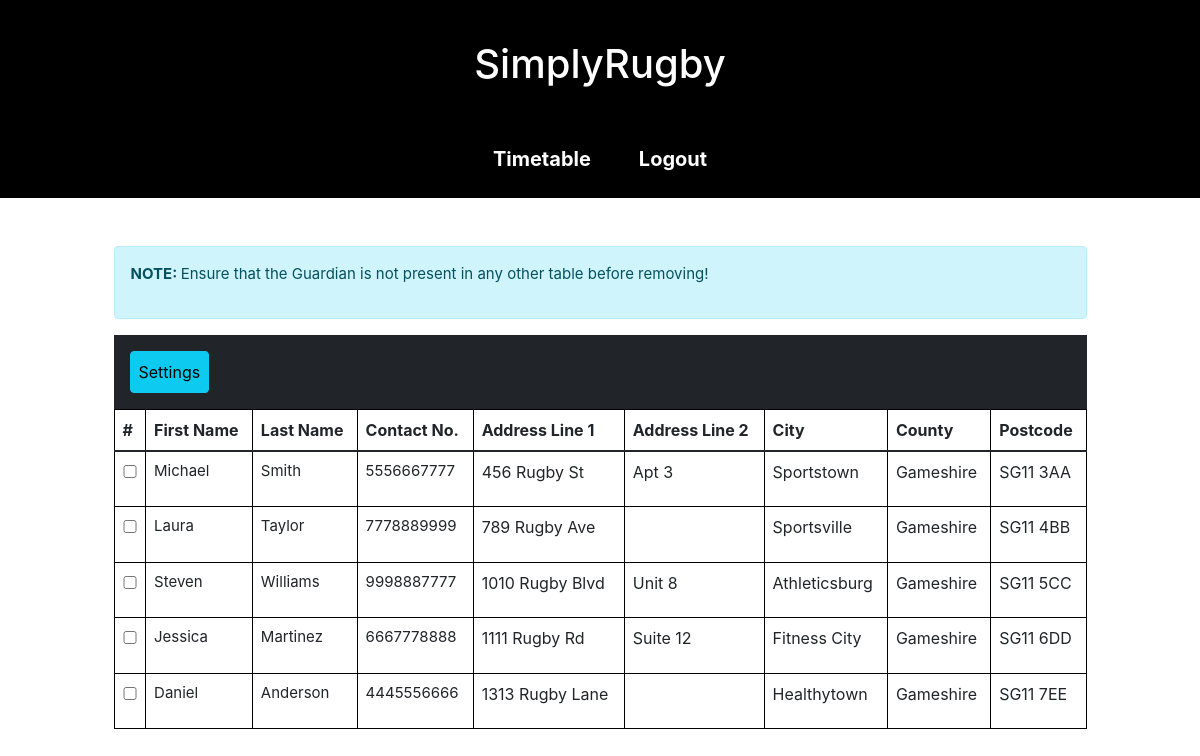
The page /guardian-list.php (signed in) on the database its author committed.
### tables this page shows
CREATE TABLE guardians(
  guardian_id INT AUTO_INCREMENT PRIMARY KEY,
  address_id INT NOT NULL,
  guardian_first_name varchar(48) NOT NULL,
  guardian_last_name varchar(48) NOT NULL,
  guardian_contact_no varchar(45) NOT NULL,
  relationship varchar(35) NOT NULL,
  FOREIGN KEY (address_id) REFERENCES addresses(address_id)
);

CREATE TABLE addresses (
  address_id INT PRIMARY KEY AUTO_INCREMENT NOT NULL,
  address_line VARCHAR(48) NOT NULL,
  address_line2 VARCHAR(48),
  city varchar(40) NOT NULL,
  county varchar(40),
  postcode varchar(10) NOT NULL
);

### classes/guardian.php (called while the page is built, shortened)
<?php
class Guardian
    {
        public static function getAllGuardians(){
            $conn = Connection::connect();
            $stmt = $conn->prepare(SQL::$getAllGuardians);
            $stmt->execute();
            $guardians = $stmt->fetchAll();
            return $guardians;
        }
    }

### classes/utils.php (called while the page is built, shortened)
<?php
class Utils {
  public static function escape($input) {
    return trim(htmlspecialchars($input));
  }
}

### components/guardian-card.php (the view)
<tr>
  <td data-th="#" ><input type="checkbox" name="check_list[]" class="cb" onchange="cbChange(this)" value="<?php echo $guardianId; ?>"></td>
  <td data-th="First Name" class="first-name-label"><p><?php echo $firstName; ?></p></td>
  <td data-th="Last Name" class="last-name-label" ><p><?php echo $lastName; ?></p></td>
  <td data-th="Contact No." class="contact-label"><p><?php echo $contactNumber; ?></p></td>
  <td data-th="Address Line 1" class="address-line-1-label"><?php echo $address1; ?></td>
  <td data-th="Address Line 2" class="address-line-2-label"><?php echo $address2; ?></td>
  <td data-th="City" class="city-label"><?php echo $city; ?></td>
  <td data-th="County" class="county-label"><?php echo $county; ?></td>
  <td data-th="Postcode" class="postcode-label"><?php echo $postcode; ?></td>
</tr>

### classes/components.php (shortened to what this page needs)
<?php
class Components {
  public static function pageHeader($pageTitle, $stylesheets, $scripts) {
    require("components/header.php");
  }
  public static function allGuardians($guardians){
    if(!empty($guardians)){
      foreach($guardians as $guardian){
        $guardianId = Utils::escape($guardian["guardian_id"]);
        $firstName = Utils::escape($guardian["guardian_first_name"]);
        $lastName = Utils::escape($guardian["guardian_last_name"]);
        $contactNumber = Utils::escape($guardian["guardian_contact_no"]);
        $address1 = Utils::escape($guardian["address_line"]);
        $address2 = Utils::escape($guardian["address_line2"]);
        $city = Utils::escape($guardian["city"]);
        $county = Utils::escape($guardian["county"]);
        $postcode = Utils::escape($guardian["postcode"]);
        require("components/guardian-card.php");
      }
    }
  }
}

### css/style.css (style rules this page uses)
* { box-sizing: border-box; }
body { margin: 0; overflow-x: hidden; }
body, button, input, textarea, select { font-family: "Arial", "Helvetica", sans-serif; font-size: 16px; }
th, td { border: 1px solid black; padding: 4px; }
input:not(input.button) { margin-bottom: 16px; padding: 8px; width: 100%; }
@media screen and (min-width:320px) { p, .skills-card div { font-size: 15px; } }
@media screen and (min-width:320px) { p, body, td, input, select, button { font-family: -apple-system,system-ui,BlinkMacSystemFont,'Segoe UI',Roboto,'Helvetica Neue',Arial,sans-serif; } }
@media screen and (min-width:320px) { .profile-list-content .table tr { display: flex; flex-direction: column; width: 100vw; } }
@media screen and (min-width:320px) { .profile-list-content .table tr:not(:first-child) { margin-top:35px; margin-bottom:35px; } }
@media screen and (min-width: 950px) { th, td { padding: 8px; } }
@media screen and (min-width: 986px) { .profile-list-content .table tr { display: table-row; } }

### rows shown on the page
guardians: guardian_first_name "Michael", guardian_last_name "Smith", guardian_contact_no "5556667777", address.address_line "456 Rugby St", address.address_line2 "Apt 3", address.city "Sportstown", address.county "Gameshire", address.postcode "SG11 3AA"
guardians: guardian_first_name "Laura", guardian_last_name "Taylor", guardian_contact_no "7778889999", address.address_line "789 Rugby Ave", address.city "Sportsville", address.county "Gameshire", address.postcode "SG11 4BB"
guardians: guardian_first_name "Steven", guardian_last_name "Williams", guardian_contact_no "9998887777", address.address_line "1010 Rugby Blvd", address.address_line2 "Unit 8", address.city "Athleticsburg", address.county "Gameshire", address.postcode "SG11 5CC"
guardians: guardian_first_name "Jessica", guardian_last_name "Martinez", guardian_contact_no "6667778888", address.address_line "1111 Rugby Rd", address.address_line2 "Suite 12", address.city "Fitness City", address.county "Gameshire", address.postcode "SG11 6DD"
guardians: guardian_first_name "Daniel", guardian_last_name "Anderson", guardian_contact_no "4445556666", address.address_line "1313 Rugby Lane", address.city "Healthytown", address.county "Gameshire", address.postcode "SG11 7EE"
